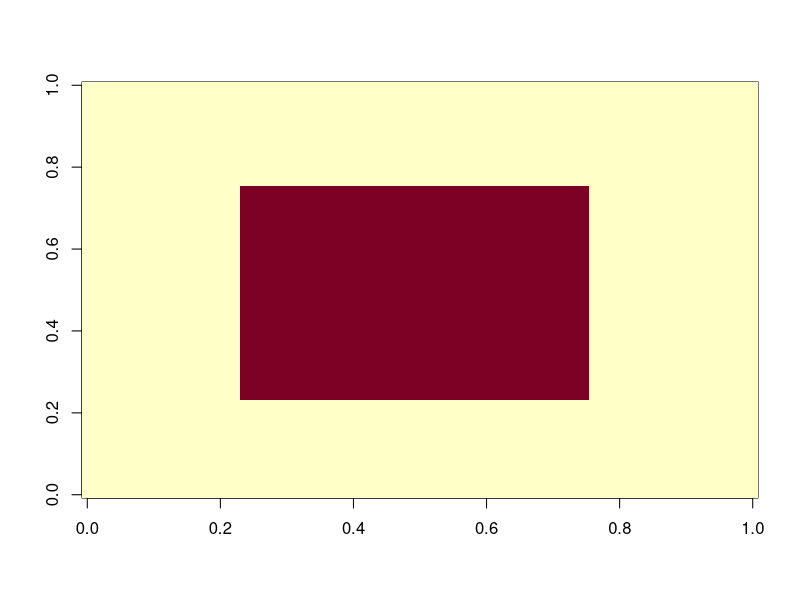

Here is the R script that generated this plot: (Note: this script raises an error after producing the figure.)
## ---- chunk 1
#library(magrittr)
#library(imager)
library(stats)
library(survival)
## ---- chunk 2
#========================================================================================================

imageGenerator=function(forme, N){
  #fonction permettant de générer une matrice-image de forme choisie, et de taille N*N
  
  img <- matrix(-1, nrow= N, ncol= N)
  
  #----rectangle----
  if(forme== "rectangle"){
    img[(N/4):(N*3/4),(N/4):(N*3/4)] <- 1}
  
  #----losange----
  if(forme== "losange"){
    for (i in 1:N){
      for (j in 1:N){
        sigma0[i,j]=-1+2*(abs(i-j)<=N/4)*(abs(i+j-N)<=N/4)  
      }
    }#for
  }#if
  
  #----damier----
  #----triangle----
  #----cercle----
  #----bande----
  
  return(img)
}#func

#========================================================================================================
## ---- chunk 3
#========================================================================================================

bruiteur=function(image, br){
  #fonction qui revoit l'image donnée en argument par la même image mais bruité par la méthode "br"
  imgBr <- image
  N <- #RECUP LONGEUR IMAGE
  bruit <- 0
  #----binomiale----
  if(br== "rbinom"){bruit <- matrix(2*rbinom(N^2,1,1-p)-1,nrow=N,ncol=N)}
  #----poisson----
  #----normale----
  
  imgBr <- image*br
  return(imgBr)
}#func  A FINIR

#========================================================================================================
## ---- chunk 4
#========================================================================================================

energie=function(S){
  #fonction pour mesurer l'enrgie globale d'une image
  
  eligne=0
  for (i in 1:N) {for (j in 1:(N-1)){eligne=eligne+S[i,j]*S[i,j+1]}}
  ecolonne=0
  for (j in 1:N) {for (i in 1:(N-1)){ecolonne=ecolonne+S[i,j]*S[i+1,j]}}
  return(eligne+ecolonne)
}

#========================================================================================================
## ---- chunk 5
#========================================================================================================

metropolisIsing=function(forme, N, beta, B, alpha, n){
  #fonction qui réalise l'algorithme de Metropolis sur une image img0 qui est bruité en img1, et doit à la fin être restaurée en img2
  
  #----création de l'image parfaite img0----
  img0 = imageGenerator(forme, N)
  image(img0)
  #----création d'une image auxiliaire img1, avec bord plus long et bruitage----
  img1 = matrix(0, nrow=N+2, ncol=N+2)
  bruit = matrix(2*rbinom(N^2,1,1-p)-1,nrow=N,ncol=N)
  img1[2:(N+1),2:(N+1)] = img0*bruit
  image(img1)
  img2 = img1 #image tamponz
  img3 = img1 #mémoire du bruit initiale
  
  for(k in 1:n){
    #----choix d'un site---
    i <- 1+ceiling(N*runif(1)) # indice entre 2 et N+1
    j <- 1+ceiling(N*runif(1))
    #iaux <- 2 + k%%N #de 2 à N+1
    #jaux <- 2 + k%/%(N-1)%%N #de 2 à N+1
    #----tirage nouvelle valeure candidate----
    img2[i,j] = -img1[i,j]
    #----voisinage----
    v = img1[i+1,j] + img1[i-1,j] + img1[i,j+1] + img1[i,j-1]
    #----potentiels----
    #U1 = -B*img1[i,j]-beta*img1[i,j]*v-alpha*img3[i,j]
    #U2 = -B*img2[i,j]-beta*img2[i,j]*v-alpha*img3[i,j]
    U1 = -B*img1[i,j]-img1[i,j]*(beta*v + alpha*img3[i,j])
    U2 = -B*img2[i,j]-img2[i,j]*(beta*v + alpha*img3[i,j])
    
    #----test----
    dU = U2-U1
    if(dU<0){img1[i,j]= -img1[i,j]}
    else{
      p <- exp(-dU)
      if(runif(1)<=p){img1[i,j]= -img1[i,j]}
      else{img2[i,j] <- img1[i,j]} #sinon on ne change pas
    }#else
  }#for
  #----affichage----
  #par(mfrow=c(1,3))
  image(img1)
}


metropolisIsing("rectangle", 64, 1, 0, 1, 10^5)

#========================================================================================================
## ---- chunk 6
#========================================================================================================

GibbsIsing=function(forme, N, beta, B, alpha, n){
  #fonction qui réalise l'algorithme de Metropolis sur une image img0 qui est bruité en img1, et doit à la fin être restaurée en img2
  
  #----création de l'image parfaite img0----
  img0 = imageGenerator(forme, N)
  image(img0)
  #----création d'une image auxiliaire img1, avec bord plus long et bruitage----
  img1 = matrix(0, nrow=N+2, ncol=N+2)
  bruit = matrix(2*rbinom(N^2,1,1-p)-1,nrow=N,ncol=N)
  img1[2:(N+1),2:(N+1)] = img0*bruit
  image(img1)
  img2 = img1 #image tampon
  img3 = img1
  
  for(k in 1:n){
    #----choix d'un site---
    i <- 1+ceiling(N*runif(1)) # indice entre 2 et N+1
    j <- 1+ceiling(N*runif(1))
    iaux <- 2 + k%%N #de 2 à N+1
    jaux <- 2 + k%/%(N-1)%%N #de 2 à N+1
    
    
    #----changement de valeur au site visé sur img2 (1ou-1) pour représenter E en entier avec img1 et img2 (cas d'une image en noir et blanc)----
    img2[i,j] = -img1[i,j]
    #----voisinage----
    v = img1[i+1,j] + img1[i-1,j] + img1[i,j+1] + img1[i,j-1]
    #----potentiels----
    #U1 = -B*img1[i,j]-beta*img1[i,j]*v
    #U2 = -B*img2[i,j]-beta*img2[i,j]*v
    U1 = -B*img1[i,j]-img1[i,j]*(beta*v + alpha*img3[i,j])
    U2 = -B*img2[i,j]-img2[i,j]*(beta*v + alpha*img3[i,j])
    #----calcule de la proba conditionnelle locale----
    P <- exp(-U2)/(exp(-U1)+exp(-U2))
    #----test----
    if(runif(1)<= P){img1[i,j]= img2[i,j]}#img1 redevient identique à img2
    else{img2[i,j] <- img1[i,j]} #opération inverse, on ne retient pas le changement, et img2 redevient identique à img1
  }#for
  #----affichage----
  #par(mfrow=c(1,3))
  image(img1)
}


GibbsIsing("rectangle", 64, 2, 0, 0.5, 10^4)
#========================================================================================================
## ---- chunk 7
#========================================================================================================

recuitMetro=function(forme, N, beta, B, n){
  #fonction qui réalise l'algorithme de Metropolis sur une image img0 qui est bruité en img1, et doit à la fin être restaurée en img2
  
  #----création de l'image parfaite img0----
  img0 = imageGenerator(forme, N)
  image(img0)
  #----création d'une image auxiliaire img1, avec bord plus long et bruitage----
  img1 = matrix(0, nrow=N+2, ncol=N+2)
  bruit = matrix(2*rbinom(N^2,1,1-p)-1,nrow=N,ncol=N)
  img1[2:(N+1),2:(N+1)] = img0*bruit
  image(img1)
  img2 = img1 #image tampon
  
  for(k in (1:n)){
    T <- 1/log(1+k)
    #----choix d'un site---
    #i <- 1+ceiling(N*runif(1)) # indice entre 2 et N+1
    #j <- 1+ceiling(N*runif(1))
    iaux <- 2 + k%%N #de 2 à N+1
    jaux <- 2 + k%/%(N-1)%%N #de 2 à N+1
    #----on test l'autre valeur possible sur l'image tampon. Si c'est ok on fait le changement sur img1 aussi.----
    img2[i,j] = -img1[i,j]
    #----voisinage----
    v = img1[i+1,j] + img1[i-1,j] + img1[i,j+1] + img1[i,j-1]
    #----potentiels----
    U1 = -B*img1[i,j]/T-beta*img1[i,j]*v/T #potentiel actuel
    U2 = -B*img2[i,j]/T-beta*img2[i,j]*v/T #potentiel candidat
    #----test----
    dU = U2-U1
    if(dU<0){img1[i,j]= -img1[i,j]} #si U1 > U2, valeur candidate acceptée
    else{
      p <- exp(-dU)
      if(runif(1)<=p){img1[i,j]= -img1[i,j]} #valeur candidate acceptée selon sa proba conditionnelle
      else{img2[i,j] <- img1[i,j]} #sinon on ne change pas
    }#else
  }#for
  #----affichage----
  #par(mfrow=c(1,3))
  image(img1)
}



recuitMetro("rectangle", 64, 1, 1, 10^4)
#========================================================================================================
## ---- chunk 8
#========================================================================================================


recuitSimule = function(n, beta, N, p, alpha, stop){
  
  #----création de sigma0 le rectangle initial----
  sigma0 <- matrix(-1,nrow=N,ncol=N)  
  sigma0[(N/4):(N*3/4),(N/4):(N*3/4)] <- 1
  
  #----création de sigma le rectangle bruité----
  bruit <- matrix(2*rbinom(N^2,1,1-p)-1,nrow=N,ncol=N) 
  sigma <- sigma0*bruit  
  
  #----création image auxiliaire, avec contour suplémentaire pour calculer U plus facilement----
  Saux <- matrix(0, nrow=N+2, ncol=N+2) 
  Saux[2:(N+1),2:(N+1)] <- sigma
  sigmaaux <- Saux #sugmaaux = matrice auxiliaire pour le calcule de U, garde la valeur initiale de Saux (qui lui change)

  
  #--------le recuit simulé--------
  if(stop==0){ #cas où on s'arrête simplement après n itérations
    for (k in (1:n)) {
      #T <- 1/sqrt(sqrt((1+log(k))))
      T <- 1/k #T tend lentement vers 0
      iaux <- 1+ceiling(N*runif(1)) # indice entre 2 et N+1
      jaux <- 1+ceiling(N*runif(1))
      #iaux <- 2 + k%%N #de 2 à N+1
      #jaux <- 2 + k%/%(N-1)%%N #de 2 à N+1
      
      
      #----voisinage----
      #s <- Vstar(Saux, N, iaux, jaux)
      s <- Saux[iaux-1,jaux]+Saux[iaux+1,jaux]+Saux[iaux,jaux-1]+Saux[iaux,jaux+1]
      #print("s")
      #print(s)
      #----proba pour un recuit simulé, avec rapport de métropolis----
      r <- exp(-2*Saux[iaux,jaux]*(2*alpha*T*sigmaaux[iaux,jaux]+beta*s)/T)
      
      #----changement ou non de spin selon la proba r---
      if(runif(1)<r){Saux[iaux,jaux] <- -Saux[iaux,jaux]}
    }#for
  }#if
    
  if(stop==1){#cas ou on s'arrête après n itérations sans changement de spin
    X<-0#nombre d'itérations consécutives sans changement de spin
    it<-0
    while(X<=n) {
      it<-it+1
      #T <- 1/sqrt(sqrt((1+log(k))))
      T <- 1/k #T tend lentement vers 0
      iaux <- 1+ceiling(N*runif(1)) # indice entre 2 et N+1
      jaux <- 1+ceiling(N*runif(1))
      #iaux <- 2 + k%%N #de 2 à N+1
      #jaux <- 2 + k%/%(N-1)%%N #de 2 à N+1
      
      
      #----voisinage----
      s <- Saux[iaux-1,jaux]+Saux[iaux+1,jaux]+Saux[iaux,jaux-1]+Saux[iaux,jaux+1]
      
      #----proba pour un recuit simulé----
      r <- exp(-2*Saux[iaux,jaux]*(2*alpha*T*sigmaaux[iaux,jaux]+beta*s)/T)
      
      #----changement ou non de spin selon la proba r---
      if(runif(1)<r){
        Saux[iaux,jaux] <- -Saux[iaux,jaux]
        X <- 0#on vient de changer un spin, donc la condition d'arrêt retombe à 0
      }#if
      else{X <-X+1 } 
    }#while
    print(it)
  }#if
  
  S <- Saux[2:(N+1),2:(N+1)] #image finale (on retire le contour auxiliaire)
    
    
  #----pourcentage de correspondance----
  nok <- 0 #nombre de pixels divergents
  correspondance <- 0 #pourcentage sur nb pixels total
  for (i in (1:N)){
    for (j in (1:N)){
      if(S[i,j] != sigma0[i,j]){nok <- nok+1}
    }#for
  }#for
  correspondance <- ((N^2)-nok)/(N^2)*100
  #print(nok)
  #print(correspondance)
  
  
  #----affichage----
  par(mfrow=c(1,3))
  image(1:N,1:N,sigma0)
  image(1:N,1:N,sigma)
  image(1:N,1:N,S)
  return(correspondance)
}#function


recuitSimule(10^5, 5, 64, 0.2, 3, 0)
#========================================================================================================
## ---- chunk 9
#========================================================================================================

Vbranch2=function(img, N, is, js, ib, jb){
  #fonction qui forme UNE branche de voisinage de s (is, js), avec les coordonnées du lead qui sont (ib, jb)
  
  #----VARIABLES----
  dii <- ib-is #coord ligne 
  djj <- jb-js#coord colonnes
  lead <- img[ib,jb]
  branch <- lead #la branche est de longeur minimale 1 (cas du voisinage standard)
  cdd = 0 #candidat
  k <- 1
  
  #----FONCTION----
  
  #----branche horizontale----
  if(dii==0){
    
    #--orientée gauche--
    if(djj<0){
      cdd <- img[ib,jb-k] #avec la bordure de 0 auxiliaire, on ne devrait pas avoir d'erreure
      print(cdd)
      print(lead)
      if(cdd==lead){
        while(cdd==lead){
          branch <- branch + cdd
          k <- k+1
          cdd <- img[ib,jb-k]
        }#while
      }#if
      else{branch <- branch + cdd}
      return(branch)
    }#if
    
    #--orientée droite--
    else{
      cdd <- img[ib,jb+k]
      print(cdd)
      print(lead)
      if(cdd==lead){
        while (cdd==lead & jb+k<=N) {
          branch <- branch + cdd
          k <- k+1
          cdd <- img[ib,jb+k]
        }#while
      }#if
      else{branch <- branch + cdd}
      return(branch)
    }#else
  }#if
  
  #----branche verticale----
  if(djj==0){
    
    #--orientée bas--
    if(dii<0){
      cdd <- img[ib+k,jb]
      print(cdd)
      print(lead)
      if(cdd==lead){
        while(cdd==lead & ib+k<=N){
          branch <- branch + cdd
          k <- k+1
          cdd <- img[ib+k,jb]
        }#while
      }#if
      else{branch <- branch + cdd}
      return(branch)
    }#if
    
    #--orientée haut--
    else{
      cdd <- img[ib-k,jb]
      print(cdd)
      print(lead)
      if(cdd==lead){
        while(cdd==lead & ib-k>=1){
          cdd <- img[ib-k,jb]
          k <- k+1
          cdd <- img[ib-k, jb]
        }#while
      }#if
      else{branch <- branch + cdd}
      return(branch)
    }#else
  }#if
}#func

#========================================================================================================
## ---- chunk 10
#========================================================================================================

Vbranch=function(img, is, js, ib, jb){
  #fonction qui forme une branche de voisinage de s
  
  #----VARIABLES----
  dii <- ib-is #coord ligne 
  djj <- jb-js#coord colonnes
  branch = 0
  lead <- img[ib,jb]
  cdd = 0 #candidat
  k <- 1
  
  #----FONCTION----
  #----branche horizontale----
  
  if(dii==0){
    #--orientée gauche--
    if(djj<0){
      cdd <- img[ib,jb-k]
      while(cdd==lead){
        branch <- branch + cdd
        k <- k+1
        cdd <- img[ib,jb-k]
      }#while
      return(branch)
    }#else
    #--orientée droite--
    else{
      cdd <- img[ib,jb+k]
      while (cdd==lead) {
        branch <- branch + cdd
        k <- k+1
        cdd <- img[ib,jb+k]
      }#while
      return(branch)
    }#else
  }#if
  
  #----branche verticale----
  if(djj==0){
    #--orientée bas--
    if(dii<0){
      cdd <- img[ib+k,jb]
      while(cdd==lead){
        branch <- branch + cdd
        k <- k+1
        cdd <- img[ib+k,jb]
      }#while
      return(branch)
    }#if
    #--orientée haut--
    else{
      cdd <- img[ib-k,jb]
      while(cdd==lead){
        cdd <- img[ib-k,jb]
        k <- k+1
        cdd <- img[ib-k, jb]
      }#while
      return(branch)
    }#else
  }#if
}#func

#========================================================================================================
## ---- chunk 11
Vstar=function(img, N, i,j){
  s <- 0
  s <- s + Vbranch2(img, N, i, j, i-1, j)
  s <- s + Vbranch2(img, N, i, j, i+1, j)
  s <- s + Vbranch2(img, N, i, j, i, j-1)
  s <- s + Vbranch2(img, N, i, j, i, j+1)
  return(s)
}#func

#========================================================================================================
## ---- chunk 12
img <- imageGenerator("rectangle", 50)

imgaux <- matrix(data=0,nrow=52,ncol=52)
imgaux[2:51,2:51] <- img

Vstar(imgaux, 50, 2, 2)
## ---- chunk 13
recuitSimuleFixe(10,2/3,64,0.2,0.3,0)
## ---- chunk 14
recuitSimuleFixe = function(n, beta, N, p, alpha, stop){
  
  #----cr?ation de sigma0 le rectangle initial----
  sigma0 <- matrix(-1,nrow=N,ncol=N)  
  sigma0[(N/4):(N*3/4),(N/4):(N*3/4)] <- 1
  
  #----cr?ation de sigma le rectangle bruit?----
  bruit <- matrix(2*rbinom(N^2,1,1-p)-1,nrow=N,ncol=N) 
  sigma <- sigma0*bruit  
  
  #----cr?ation image auxiliaire, avec contour supl?mentaire pour calculer U plus facilement----
  Saux <- matrix(0, nrow=N+2, ncol=N+2) 
  Saux[2:(N+1),2:(N+1)] <- sigma
  sigmaaux <- Saux #sugmaaux = matrice auxiliaire pour le calcule de U, garde la valeur initiale de Saux (qui lui change)

  
  #--------le recuit simul?--------
  if(stop==0){ #cas o? on s'arr?te simplement apr?s n it?rations
    for (k in (1:(N*N*n))) {#N*N*n = nombre d'itération nécessaires pour faire n révolutions
      #T <- 1/sqrt(sqrt((1+log(k))))
      T <- 1/k #T tend lentement vers 0
      #iaux <- 1+ceiling(N*runif(1)) # indice entre 2 et N+1
      #jaux <- 1+ceiling(N*runif(1))
      iaux <- 2 + k%%N #de 2 ? N+1
      jaux <- 2 + k%/%(N-1)%%N #de 2 ? N+1
      
      
      #----voisinage----
      #s <- Vstar(Saux, iaux, jaux)
      s <- Saux[iaux-1,jaux]+Saux[iaux+1,jaux]+Saux[iaux,jaux-1]+Saux[iaux,jaux+1]
      
      #----proba pour un recuit simul?----
      r <- exp(-2*Saux[iaux,jaux]*(2*alpha*T*sigmaaux[iaux,jaux]+beta*s)/T)
      
      #----changement ou non de spin selon la proba r---
      #rmc[k]=r
      if(runif(1)<r){Saux[iaux,jaux] <- -Saux[iaux,jaux]}
    }#for
  }#if
    
  if(stop==1){#cas ou on s'arr?te apr?s n it?rations sans changement de spin
    X<-0 #nombre d'it?rations cons?cutives sans changement de spin
    it<-0 #nb itération
    revo<-0 #nb de révolution
    while(X<=n) {
      it<-it+1
      revo <- it%/%N*N
      #T <- 1/sqrt(sqrt((1+log(k))))
      T <- 1/it #T tend lentement vers 0
      iaux <- 1+ceiling(N*runif(1)) # indice entre 2 et N+1
      jaux <- 1+ceiling(N*runif(1))
      #iaux <- 2 + k%%N #de 2 ? N+1
      #jaux <- 2 + k%/%(N-1)%%N #de 2 ? N+1
      
      
      #----voisinage----
      #s <- Vstar(Saux, iaux, jaux)
      s <- Saux[iaux-1,jaux]+Saux[iaux+1,jaux]+Saux[iaux,jaux-1]+Saux[iaux,jaux+1]
      
      #----proba pour un recuit simul?----
      r <- exp(-2*Saux[iaux,jaux]*(2*alpha*T*sigmaaux[iaux,jaux]+beta*s)/T)
      
      #----changement ou non de spin selon la proba r---
      #rmc[k]=r
      if(runif(1)<r){
        Saux[iaux,jaux] <- -Saux[iaux,jaux]
        X <- 0#on vient de changer un spin, donc la condition d'arr?t retombe ? 0
      }#if
      else{X <-X+1 } 
    }#while
    print(c("ItÃ©rations",it))
  }#if
  
  S <- Saux[2:(N+1),2:(N+1)] #image finale (on retire le contour auxiliaire)
    
    
  #----pourcentage de correspondance----
  nok <- 0 #nombre de pixels divergents
  correspondance <- 0 #pourcentage sur nb pixels total
  for (i in (1:N)){
    for (j in (1:N)){
      if(S[i,j] != sigma0[i,j]){nok <- nok+1}
    }#for
  }#for
  correspondance <- ((N^2)-nok)/(N^2)*100
  #print(nok)
  #print(correspondance)
  
  
  #----affichage----
  #layout(matrix(c(1,4,2,5,3,0), nc=3))
  #image(1:N,1:N,sigma0)
  #image(1:N,1:N,sigma)
  #image(1:N,1:N,S)
  return(correspondance)
}#function
## ---- chunk 15
recuitSimule(400,2/3,64,0.2,0.3,0)
## ---- chunk 16
#========================================================================================================

recuitSimule2 = function(n, beta, N, p, alpha, stop){
  
  #----cr?ation de sigma0 le rectangle initial----
  sigma0 <- matrix(-1,nrow=N,ncol=N)  
  sigma0[(N/4):(N*3/4),(N/4):(N*3/4)] <- 1
  
  #----cr?ation de sigma le rectangle bruit?----
  bruit <- matrix(2*rbinom(N^2,1,1-p)-1,nrow=N,ncol=N) 
  sigma <- sigma0*bruit  
  
  #----cr?ation image auxiliaire, avec contour supl?mentaire pour calculer U plus facilement----
  Saux <- matrix(0, nrow=N+2, ncol=N+2) 
  Saux[2:(N+1),2:(N+1)] <- sigma
  sigmaaux <- Saux #sugmaaux = matrice auxiliaire pour le calcule de U, garde la valeur initiale de Saux (qui lui change)
  #rmc=rep(1/2,n)

  
  #--------le recuit simul?--------
  if(stop==0){ #cas o? on s'arr?te simplement apr?s n it?rations
    for (k in (1:n)) {
      #T <- 1/sqrt(sqrt((1+log(k))))
      T <- 1/k #T tend lentement vers 0
      #iaux <- 1+ceiling(N*runif(1)) # indice entre 2 et N+1
      #jaux <- 1+ceiling(N*runif(1))
      iaux <- 2 + k%%N #de 2 ? N+1
      jaux <- 2 + k%/%(N-1)%%N #de 2 ? N+1
      
      
      #----voisinage----
      #☻s <- Vstar(Saux, iaux, jaux)
      s <- Saux[iaux-1,jaux]+Saux[iaux+1,jaux]+Saux[iaux,jaux-1]+Saux[iaux,jaux+1]
      
      #----proba pour un recuit simul?----
      r <- exp(-2*Saux[iaux,jaux]*(2*alpha*T*sigmaaux[iaux,jaux]+beta*s)/T)
      
      #----changement ou non de spin selon la proba r---
      #rmc[k]=r
      if(runif(1)<r){Saux[iaux,jaux] <- -Saux[iaux,jaux]}
    }#for
  }#if
    
  if(stop==1){#cas ou on s'arr?te apr?s n it?rations sans changement de spin
    X<-0#nombre d'it?rations cons?cutives sans changement de spin
    it<-0
    while(X<=n) {
      it<-it+1
      #T <- 1/sqrt(sqrt((1+log(k))))
      T <- 1/it #T tend lentement vers 0
      iaux <- 1+ceiling(N*runif(1)) # indice entre 2 et N+1
      jaux <- 1+ceiling(N*runif(1))
      #iaux <- 2 + k%%N #de 2 ? N+1
      #jaux <- 2 + k%/%(N-1)%%N #de 2 ? N+1
      
      
      #----voisinage----
      s <- Vstar(Saux, iaux, jaux)
      #s <- Saux[iaux-1,jaux]+Saux[iaux+1,jaux]+Saux[iaux,jaux-1]+Saux[iaux,jaux+1]
      
      #----proba pour un recuit simul?----
      r <- exp(-2*Saux[iaux,jaux]*(2*alpha*T*sigmaaux[iaux,jaux]+beta*s)/T)
      
      #----changement ou non de spin selon la proba r---
      #rmc[k]=r
      if(runif(1)<r){
        Saux[iaux,jaux] <- -Saux[iaux,jaux]
        X <- 0#on vient de changer un spin, donc la condition d'arr?t retombe ? 0
      }#if
      else{X <-X+1 } 
    }#while
    print(c("ItÃ©rations",it))
  }#if
  
  S <- Saux[2:(N+1),2:(N+1)] #image finale (on retire le contour auxiliaire)
    
    
  #----pourcentage de correspondance----
  nok <- 0 #nombre de pixels divergents
  correspondance <- 0 #pourcentage sur nb pixels total
  for (i in (1:N)){
    for (j in (1:N)){
      if(S[i,j] != sigma0[i,j]){nok <- nok+1}
    }#for
  }#for
  correspondance <- ((N^2)-nok)/(N^2)*100
  #print(nok)
  print(correspondance)
  
  
  #----affichage----
  #layout(matrix(c(1,4,2,5,3,0), nc=3))
  #image(1:N,1:N,sigma0)
  #image(1:N,1:N,sigma)
  #image(1:N,1:N,S)
  return(correspondance)
}#function

#========================================================================================================
## ---- chunk 17
#========================================================================================================

MCdeMC=function(pct, K, n, beta, N, p, alpha, stop){
  #algo de montecarlo sur celui de recuit simul?, pour estimer la proba de correspodnance
  #? pct% d'une image reconstitu?e, en en fonction du nombre d'it?rations dans le recuitsimul?
  P <- 0
  E <- 0
  corresp = rep(0,K)#génère une suite de K zero, qui va stoquer no résults pour afficher ensuite avec ecfd()
  for (k in (1:K)) { #on fait K recuitSimul?
    corresp[k] = recuitSimuleFixe(n, beta, N, p, alpha, stop)
    if(corresp[k]>=pct){E <- E+1} #si le pourcentage de correspondance convient ? la condition pct
  }
  
  P <- E/K  #les recuitSimule sont a priori ind?pendants les uns des autres, et r?alis?s identiquement
  print(c("probabilité de correspondance = ",P))
  
  #survie=function(x){1-ecdf(corresp)(x)}
  plot(ecdf(corresp))
  #x <- seq(min(corresp)-4,100,0.1)
  #plot.Surv(corresp)
  #plot(x,survie(x),type="S")
}

#========================================================================================================
## ---- chunk 18
#MCdeMC(98,40,10,2/3,64,0.2,0.3,0)
## ---- chunk 19
MCdeMC_revo=function(n, beta, N, p, alpha, stop){
  corresp2 = c(1,n)
  revolution = c(1:n)
  for( revo in(1:n)){ #on va tester le recuit en faisant varier le nombre de révolution de 1 à 50 (cas ou stop = 0)
    corresp2[revo] = recuitSimuleFixe(revo, beta, N, p, alpha, stop)
  }#for
  rev <- data.frame(revo = c(1:n), correspondance = corresp2 )
  ggplot(data = rev, aes(x="nombre_de_revolution", y="pourcentage de correspondance")) + geom_point() + geom_smooth() #+ geom_line()
}#func

#MCdeMC_revo(20, 2/3, 64, 0.2, 0.3, 0 )
